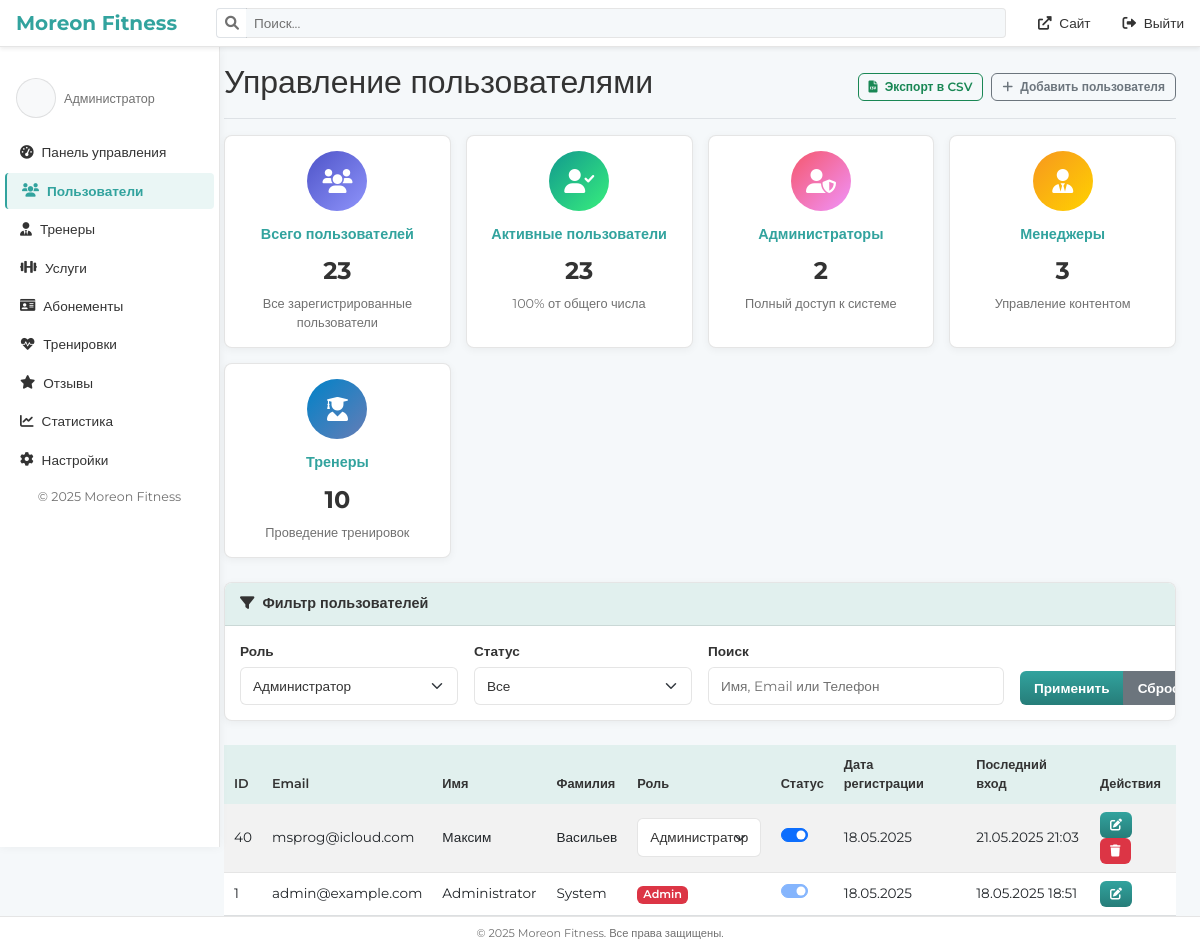
The app's page /admin/users.php?user_role=admin (signed in), older data.
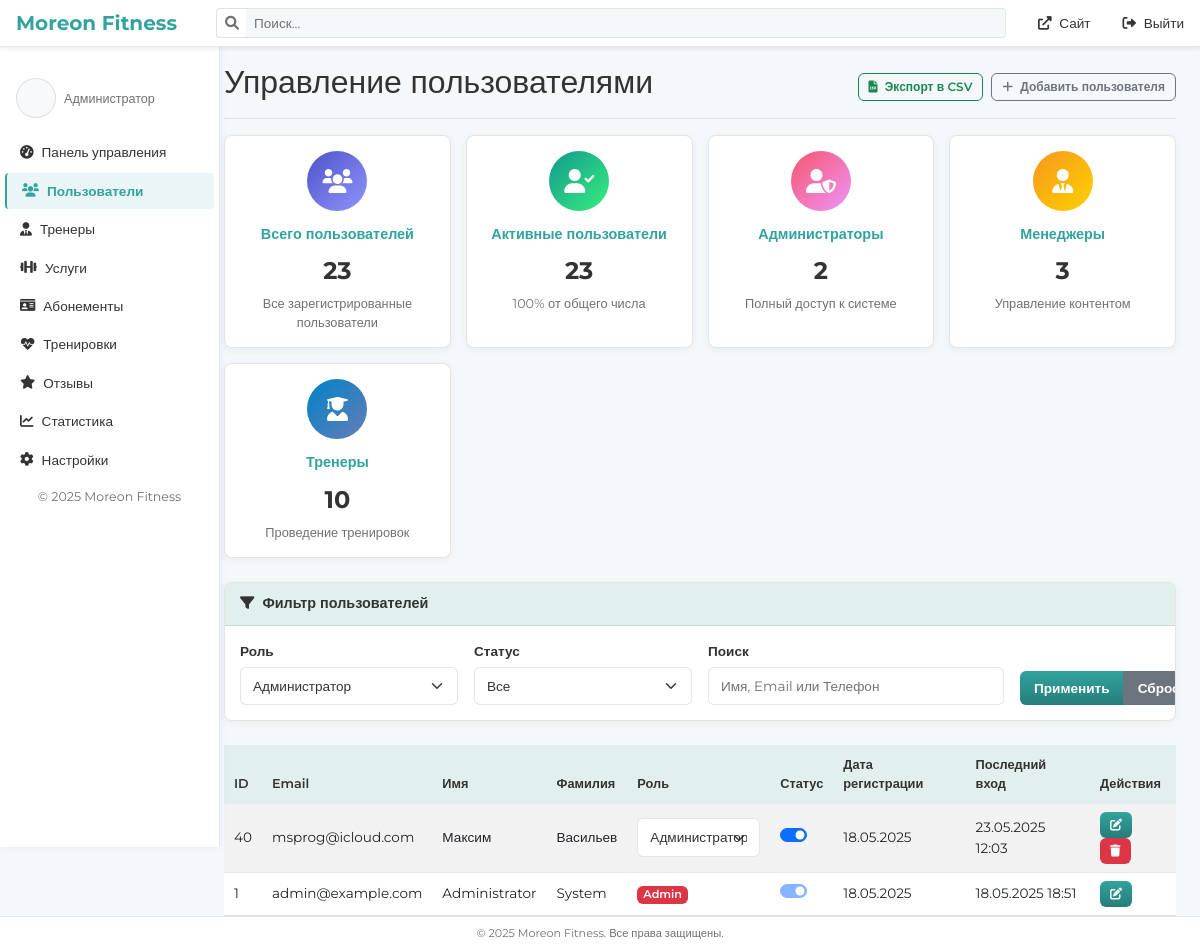
The same page, newer data.
### tables this page shows
CREATE TABLE `users` (
  `id` int NOT NULL,
  `email` varchar(255) NOT NULL,
  `password_hash` varchar(255) NOT NULL,
  `role` enum('admin','manager','trainer','user') NOT NULL DEFAULT 'user',
  `first_name` varchar(100) NOT NULL,
  `last_name` varchar(100) NOT NULL,
  `phone` varchar(20) DEFAULT NULL,
  `birthdate` date DEFAULT NULL,
  `gender` enum('male','female') DEFAULT NULL,
  `avatar_url` varchar(255) DEFAULT NULL,
  `height` int DEFAULT NULL,
  `weight` float DEFAULT NULL,
  `is_active` tinyint(1) DEFAULT '1',
  `last_login` timestamp NULL DEFAULT NULL,
  `created_at` timestamp NULL DEFAULT CURRENT_TIMESTAMP,
  `updated_at` timestamp NULL DEFAULT CURRENT_TIMESTAMP ON UPDATE CURRENT_TIMESTAMP
);

### admin/users.php (the view, shortened to what the changed rows need)
<?php
require_once('includes/auth_check.php');
$page = isset($_GET['page']) ? (int)$_GET['page'] : 1;
$perPage = 10;
$offset = ($page - 1) * $perPage;
$roleFilter = isset($_GET['user_role']) ? $_GET['user_role'] : '';
$whereConditions = [];
$params = [];
if (!empty($roleFilter)) {
    $whereConditions[] = "role = :role";
    $params[':role'] = $roleFilter;
}
$whereClause = !empty($whereConditions) ? "WHERE " . implode(" AND ", $whereConditions) : "";
$sql = "SELECT id, email, first_name, last_name, phone, role, is_active, created_at, last_login
        FROM users
        {$whereClause}
        ORDER BY id DESC
        LIMIT :offset, :perPage";
$usersStmt = $pdo->prepare($sql);
$usersStmt->bindParam(':offset', $offset, PDO::PARAM_INT);
$usersStmt->bindParam(':perPage', $perPage, PDO::PARAM_INT);
foreach ($params as $key => $value) {
    $usersStmt->bindValue($key, $value);
}
$usersStmt->execute();
$users = $usersStmt->fetchAll();
include 'includes/header.php';
?>
<div class="container-fluid">
    <div class="row">
        <main class="col-md-9 ms-sm-auto col-lg-10 px-md-4">
            <div class="d-flex justify-content-between flex-wrap flex-md-nowrap align-items-center pt-3 pb-2 mb-3 border-bottom">
                <h1 class="h2">Управление пользователями</h1>
            </div>
            <div class="table-responsive">
                <table class="table table-striped table-hover">
                    <thead>
                        <tr>
                            <th>ID</th>
                            <th>Email</th>
                            <th>Имя</th>
                            <th>Фамилия</th>
                            <th>Роль</th>
                            <th>Статус</th>
                            <th>Дата регистрации</th>
                            <th>Последний вход</th>
                            <th>Действия</th>
                        </tr>
                    </thead>
                    <tbody>
                        <?php foreach ($users as $user): ?>
                        <tr>
                            <td><?= htmlspecialchars($user['id']) ?></td>
                            <td><?= htmlspecialchars($user['email']) ?></td>
                            <td><?= htmlspecialchars($user['first_name']) ?></td>
                            <td><?= htmlspecialchars($user['last_name']) ?></td>
                            <td>
                                <?php if ($_SESSION['user_role'] === 'admin' && $user['id'] != $_SESSION['user_id']): ?>
                                <select class="form-select form-select-sm role-select" data-user-id="<?= $user['id'] ?>">
                                    <option value="admin" <?= $user['role'] === 'admin' ? 'selected' : '' ?>>Администратор</option>
                                </select>
                                <?php else: ?>
                                <span class="badge bg-<?= $user['role'] === 'admin' ? 'danger' : ($user['role'] === 'manager' ? 'warning' : ($user['role'] === 'trainer' ? 'info' : 'primary')) ?>">
                                    <?= ucfirst(htmlspecialchars($user['role'])) ?>
                                </span>
                                <?php endif; ?>
                            </td>
                            <td>
                                <div class="form-check form-switch">
                                    <input class="form-check-input status-toggle" type="checkbox"
                                        data-user-id="<?= $user['id'] ?>"
                                        <?= $user['is_active'] ? 'checked' : '' ?>
                                        <?= $user['id'] == $_SESSION['user_id'] ? 'disabled' : '' ?>>
                                </div>
                            </td>
                            <td><?= date('d.m.Y', strtotime($user['created_at'])) ?></td>
                            <td><?= $user['last_login'] ? date('d.m.Y H:i', strtotime($user['last_login'])) : 'Никогда' ?></td>
                            <td class="action-buttons">
                                <button type="button" class="btn btn-sm btn-primary" data-bs-toggle="modal" data-bs-target="#editUserModal" data-user-id="<?= $user['id'] ?>">
                                    <i class="fas fa-edit"></i>
                                </button>
                                <?php if ($_SESSION['user_role'] === 'admin' && $user['id'] != $_SESSION['user_id']): ?>
                                <button type="button" class="btn btn-sm btn-danger" data-bs-toggle="modal" data-bs-target="#deleteUserModal" data-user-id="<?= $user['id'] ?>">
                                    <i class="fas fa-trash"></i>
                                </button>
                                <?php endif; ?>
                            </td>
                        </tr>
                        <?php endforeach; ?>
                    </tbody>
                </table>
            </div>
        </main>
    </div>
</div>
<?php include 'includes/footer.php'; ?>

Row changes from the older to the newer data that the page shows:
changed users "msprog@icloud.com": last_login "21.05.2025 21:03" → "23.05.2025 12:03"
